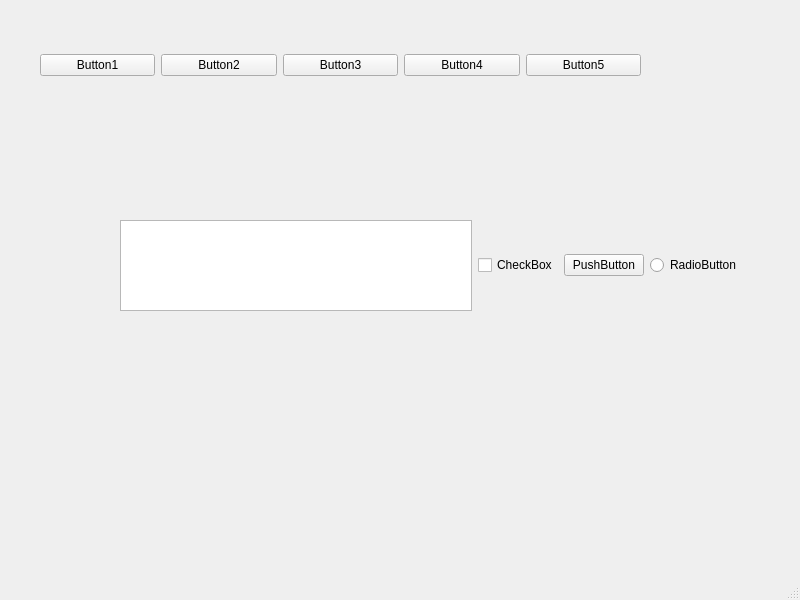
<?xml version="1.0" encoding="UTF-8"?>
<ui version="4.0">
 <class>MainWindow</class>
 <widget class="QMainWindow" name="MainWindow">
  <property name="geometry">
   <rect>
    <x>0</x>
    <y>0</y>
    <width>800</width>
    <height>600</height>
   </rect>
  </property>
  <property name="windowTitle">
   <string>MainWindow</string>
  </property>
  <widget class="QWidget" name="centralwidget">
   <widget class="QWidget" name="horizontalLayoutWidget">
    <property name="geometry">
     <rect>
      <x>120</x>
      <y>220</y>
      <width>621</width>
      <height>91</height>
     </rect>
    </property>
    <layout class="QHBoxLayout" name="horizontalLayout_2">
     <item>
      <widget class="QListView" name="listView"/>
     </item>
     <item>
      <widget class="QCheckBox" name="checkBox">
       <property name="text">
        <string>CheckBox</string>
       </property>
      </widget>
     </item>
     <item>
      <widget class="QPushButton" name="pushButton_6">
       <property name="text">
        <string>PushButton</string>
       </property>
      </widget>
     </item>
     <item>
      <widget class="QRadioButton" name="radioButton">
       <property name="text">
        <string>RadioButton</string>
       </property>
      </widget>
     </item>
    </layout>
   </widget>
   <widget class="QWidget" name="">
    <property name="geometry">
     <rect>
      <x>40</x>
      <y>20</y>
      <width>601</width>
      <height>91</height>
     </rect>
    </property>
    <layout class="QHBoxLayout" name="horizontalLayout">
     <item>
      <widget class="QPushButton" name="pushButton">
       <property name="text">
        <string>Button1</string>
       </property>
      </widget>
     </item>
     <item>
      <widget class="QPushButton" name="pushButton_2">
       <property name="text">
        <string>Button2</string>
       </property>
      </widget>
     </item>
     <item>
      <widget class="QPushButton" name="pushButton_3">
       <property name="text">
        <string>Button3</string>
       </property>
      </widget>
     </item>
     <item>
      <widget class="QPushButton" name="pushButton_4">
       <property name="text">
        <string>Button4</string>
       </property>
      </widget>
     </item>
     <item>
      <widget class="QPushButton" name="pushButton_5">
       <property name="text">
        <string>Button5</string>
       </property>
      </widget>
     </item>
    </layout>
   </widget>
  </widget>
  <widget class="QMenuBar" name="menubar">
   <property name="geometry">
    <rect>
     <x>0</x>
     <y>0</y>
     <width>800</width>
     <height>26</height>
    </rect>
   </property>
  </widget>
  <widget class="QStatusBar" name="statusbar"/>
 </widget>
 <resources/>
 <connections/>
</ui>
